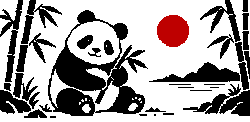
#> input picture image/10-panda-bamboo.png, 250 x 122 px
$ python -i bitmap_fonts.py   (imports and definitions only)
#> lines starting #> are read from the running program, lines starting #| are printed output that depends on the picture
"""Licensed Noto Sans SC pixels at exact sizes, shared by host and device rendering."""
import gzip,hashlib,json,sys
from functools import lru_cache
from pathlib import Path
from PIL import Image,ImageDraw,ImageFont

FONT_ROOT=(Path(sys._MEIPASS)/'source' if getattr(sys,'frozen',False) else Path(__file__).resolve().parents[1])/'fonts'
# Coverage threshold for the grey outline render. Lower values fill CJK counters at <=20px.
INK=128
# Ideographic em box spans 0.88em above to 0.12em below the baseline in Noto/Source Han.
BASELINE=0.88

# [8 lines left out: function row_mask, not called in this run]

def font_meta(name):
    return json.loads((FONT_ROOT/'preview-fonts.json').read_text('utf-8'))[name]

# [37 lines left out: functions font_source, fallback_cells, noto_path, not called in this run]

@lru_cache(maxsize=32)
def noto_font(height):
    return ImageFont.truetype(noto_path('noto_medium' if height in (14,18) else 'noto'),height)

# [9 lines left out: function glyph_cell, not called in this run]

def has_glyph(ch,height):
    font=noto_font(height)
    return bytes(font.getmask(ch,mode='1'))!=bytes(font.getmask('\U0010fffd',mode='1')) or ch==' '

# [31 lines left out: functions cells, text_mask, paint, not called in this run]

def status_icon(im,x=194,y=4,percent=None):
    from PIL import ImageDraw
    d=ImageDraw.Draw(im)
    for row,bits in enumerate((48,56,60,567,1843,1023,252,120,252,1023,1843,567,60,56,48)):
        for col in range(11):
            if bits&(1024>>col):d.point((x-18+col,y-2+row),fill='black')
    d.rectangle((x,y,x+16,y+10),outline='black',width=2);d.rectangle((x+17,y+3,x+18,y+7),fill='black')
    if percent is not None:
        if type(percent)!=int or not 0<=percent<=100:raise ValueError('电量须为 0..100')
        fill=(percent*11+50)//100
        if fill:d.rectangle((x+3,y+3,x+2+fill,y+7),fill='black')
    # Same cell origin as the firmware label text(x+24,y-2), side bearings included.
    im.paste('black',(x+24,y-2),text_mask('--%' if percent is None else str(percent)+'%',12))

# [14 lines left out: function native_font, not called in this run]

>>> import cv2
>>> picture = cv2.imread('../../../image/10-panda-bamboo.png', cv2.IMREAD_GRAYSCALE)
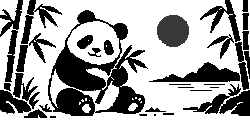
#> picture: shape (122, 250); min 0, max 255, mean 163.8
>>> result = status_icon(picture)
#> (the run stopped early here; a loop or call above may not have finished)

$ run again, on image/11-jiangnan-water-town.png
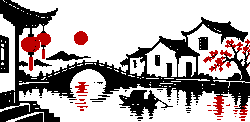
#> input picture image/11-jiangnan-water-town.png, 250 x 122 px
#> `picture = cv2.imread('../../../image/10-panda-bamboo.png', cv2.IMREAD_..`:
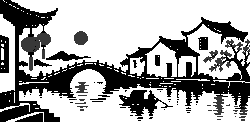
#> picture: shape (122, 250); min 0, max 255, mean 167.5

$ run again, on image/14-japanese-gate.png
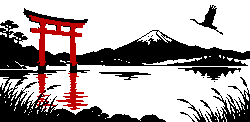
#> input picture image/14-japanese-gate.png, 250 x 122 px
#> `picture = cv2.imread('../../../image/10-panda-bamboo.png', cv2.IMREAD_..`:
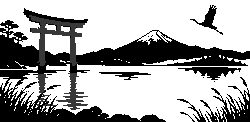
#> picture: shape (122, 250); min 0, max 255, mean 167.5

$ run again, on image/16-fox-garden.png
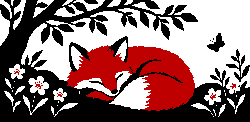
#> input picture image/16-fox-garden.png, 250 x 122 px
#> `picture = cv2.imread('../../../image/10-panda-bamboo.png', cv2.IMREAD_..`:
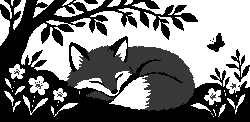
#> picture: shape (122, 250); min 0, max 255, mean 121.3
